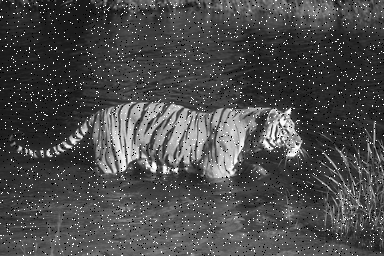
#> input picture Modulo1/Imagens De Teste/108073.png, 384 x 256 px; its folder holds only this picture in this run
$ python view.py
#> lines starting #> are read from the running program, lines starting #| are printed output that depends on the picture
#> the answer given: Imagens De Teste/108073.png
### Modulo1/moduloProcessamento.py
from PIL import Image
import numpy as np
import math

global media
media = np.array([[1/9,1/9,1/9],[1/9,1/9,1/9],[1/9,1/9,1/9]])
#media = np.array([[1/49,1/49,1/49,1/49,1/49,1/49,1/49],[1/49,1/49,1/49,1/49,1/49,1/49,1/49],[1/49,1/49,1/49,1/49,1/49,1/49,1/49],[1/49,1/49,1/49,1/49,1/49,1/49,1/49],[1/49,1/49,1/49,1/49,1/49,1/49,1/49],[1/49,1/49,1/49,1/49,1/49,1/49,1/49],[1/49,1/49,1/49,1/49,1/49,1/49,1/49]])
#media = np.array([[1/21,1/21,1/21],[1/21,1/21,1/21],[1/21,1/21,1/21],[1/21,1/21,1/21],[1/21,1/21,1/21],[1/21,1/21,1/21],[1/21,1/21,1/21]])

global sobelVertical
sobelVertical = np.array([[1,2,1],[0,0,0],[-1,-2,-1]]) #Detecta bordas horizontais
global sobelHorizontal
sobelHorizontal = np.array([[1,0,-1], [2,0,-2], [1,0,-1]])#Detecta bordas verticais

##########################################################################################
def leImagem(caminhoArquivo):

	#Função para ler a imagem
	#A função open abre o arquivo só em mode de leitura
	#Para manipular será preciso fazer uma cópia da imagem

#> called with caminhoArquivo = 'Imagens De Teste/108073.png'
	return Image.open(caminhoArquivo)
#> returned value is the input picture: PIL image 384x256 RGB; min 0, max 255, mean 74.9


##########################################################################################
def imagemToArray(imagem):
	#Função para ter acesso ao array da imagem
	return np.asarray(imagem)


##########################################################################################
def arrayToImagem(array):
	#Função para converter o array para imagem
	#return Image.fromarray(array, mode='RGB')

	im = Image.fromarray(array, mode='RGB')

	return im


##########################################################################################
def exibeImagem(imagem):
	#Função para exibir imagem
	imagem.show()


##########################################################################################
# [5 lines left out: function salvaImagem, not called in this run]


##########################################################################################
def RGBtoYIQ(imagemRGB, largura, altura):
	#Função que converte imagens do padrão RGB para o padrão YIQ

	imagemYIQ = imagemRGB.copy()
	imagemYIQ = imagemYIQ.astype(float)

	for i in range(altura):
		for j in range(largura):
			imagemYIQ[i][j][0] = 0.299*imagemRGB[i][j][0] + 0.587*imagemRGB[i][j][1] + 0.114*imagemRGB[i][j][2]
			imagemYIQ[i][j][1] = 0.596*imagemRGB[i][j][0] - 0.274*imagemRGB[i][j][1] - 0.322*imagemRGB[i][j][2]
			imagemYIQ[i][j][2] = 0.211*imagemRGB[i][j][0] - 0.523*imagemRGB[i][j][1] + 0.312*imagemRGB[i][j][2]

	return imagemYIQ


##########################################################################################
# [606 lines left out: functions YIQtoRGB, bandaIndividual, monocromatica, negativoRGB, negativoYIQ, controleDeBrilhoAditivoRGB and 9 more, not called in this run]

### Modulo1/view.py
import os
from tkinter import Tk
from tkinter.filedialog import askopenfilename
import numpy as np
from PIL import Image

import moduloProcessamento as mp

def main():
	print('Escolha a imagem!')

	#Para selecionar o arquivo por GUI#
	Tk().withdraw()
	caminhoArquivoOriginal = askopenfilename()
	#Para selecionar o arquivo por GUI#

	imagemOriginal = mp.leImagem(caminhoArquivoOriginal)
	mp.exibeImagem(imagemOriginal)
	arrayImagemOriginal = mp.imagemToArray(imagemOriginal)

	altura = len(arrayImagemOriginal)
#> altura = 256
	largura = len(arrayImagemOriginal[0])
#> largura = 384

	imagemModificada = None
	arrayImagemModificada = None

	run = True
	imagemModificaIsRGB = True

	while run:
		print('\t\t\t\tMenu\n')
		print('1 - Converter para YIQ')
		print('2 - Converter para RGB')
		print('3 - Imagem com banda individual colorida')
		print('4 - Imagem com banda individual monocromática')
		print('5 - Imagem negativa')
		print('6 - Controle de brilho aditivo')
		print('7 - Controle de brilho multiplicativo')
		print('8 - Convolução mxn')
		print('9 - Filtro mediana')
		print('10 - Limiarização')
		print('11 - Salvar a imagem modificada')
		print('12 - Encerrar programa')

		opcao = int(input('Escolha a opção: '))

		if opcao == 1:
			arrayImagemModificada = mp.RGBtoYIQ(arrayImagemOriginal, largura, altura)
			imagemModificada = mp.arrayToImagem(arrayImagemModificada)
			mp.exibeImagem(imagemModificada)
			imagemModificaIsRGB = False

		elif opcao == 2:
			arrayImagemModificada = mp.YIQtoRGB(arrayImagemModificada, largura, altura)
			imagemModificada = mp.arrayToImagem(arrayImagemModificada)
			mp.exibeImagem(imagemModificada)
			imagemModificaIsRGB = True

		elif opcao == 3:
			banda = input('Para qual banda? ')
			arrayImagemModificada = mp.bandaIndividual(arrayImagemOriginal, largura, altura, banda)
			imagemModificada = mp.arrayToImagem(arrayImagemModificada)
			mp.exibeImagem(imagemModificada)

		elif opcao == 4:
			banda = input('Para qual banda? ')
			arrayImagemModificada = mp.monocromatica(arrayImagemOriginal, largura, altura, banda)
			imagemModificada = mp.arrayToImagem(arrayImagemModificada)
			mp.exibeImagem(imagemModificada)

		elif opcao == 5: #Negativo
			if imagemModificaIsRGB is True:
				arrayImagemModificada = mp.negativoRGB(arrayImagemOriginal, largura, altura)
				imagemModificada = mp.arrayToImagem(arrayImagemModificada)
				mp.exibeImagem(imagemModificada)

			else:
				arrayImagemModificada = mp.negativoYIQ(arrayImagemModificada, largura, altura)
				imagemModificada = mp.arrayToImagem(arrayImagemModificada)
				mp.exibeImagem(imagemModificada)

		elif opcao == 6: #BrilhoAditivo
			fator = int(input('Qual o fator de adição? '))

			if imagemModificaIsRGB is True:
				arrayImagemModificada = mp.controleDeBrilhoAditivoRGB(arrayImagemOriginal, largura, altura, fator)
				imagemModificada = mp.arrayToImagem(arrayImagemModificada)
				mp.exibeImagem(imagemModificada)

			else:
				arrayImagemModificada = mp.controleDeBrilhoAditivoYIQ(arrayImagemModificada, largura, altura, fator)
				imagemModificada = mp.arrayToImagem(arrayImagemModificada)
				mp.exibeImagem(imagemModificada)


		elif opcao == 7: #Brilho Multiplicativo
			fator = float(input('Qual o fator de multiplicação? '))

			if imagemModificaIsRGB is True:
				arrayImagemModificada = mp.controleDeBrilhoMultiplicativoRGB(arrayImagemOriginal, largura, altura, fator)
				imagemModificada = mp.arrayToImagem(arrayImagemModificada)
				mp.exibeImagem(imagemModificada)

			else:
				arrayImagemModificada = mp.controleDeBrilhoMultiplicativoYIQ(arrayImagemModificada, largura, altura, fator)
				imagemModificada = mp.arrayToImagem(arrayImagemModificada)
				mp.exibeImagem(imagemModificada)

		elif opcao == 8: #Convolução
			mascara = input('Qual é a máscara? ')

			if imagemModificaIsRGB is True:
				arrayImagemModificada = mp.convolucaoRGB(arrayImagemOriginal, largura, altura, mascara)
				imagemModificada = mp.arrayToImagem(arrayImagemModificada)
				mp.exibeImagem(imagemModificada)

			else:
				arrayImagemModificada = mp.convolucaoYIQ(arrayImagemModificada, largura, altura, mascara)
				imagemModificada = mp.arrayToImagem(arrayImagemModificada)
				mp.exibeImagem(imagemModificada)


		elif opcao == 9: #Medianas
			m = int(input('Qual é a qtd de linhas? '))
			n = int(input('Qual é a qtd de colunas? '))

			if imagemModificaIsRGB is True:
				arrayImagemModificada = mp.filtroMedianaRGB(arrayImagemOriginal, largura, altura, m, n)
				imagemModificada = mp.arrayToImagem(arrayImagemModificada)
				mp.exibeImagem(imagemModificada)

			else:
				arrayImagemModificada = mp.filtroMedianaYIQ(arrayImagemModificada, largura, altura, m, n)
				imagemModificada = mp.arrayToImagem(arrayImagemModificada)
				mp.exibeImagem(imagemModificada)

		elif opcao == 10:
			limiar = int(input('Qual é o limiar? '))
			banda = input('Para qual banda? ')

			if imagemModificaIsRGB is True:
				arrayImagemModificada = mp.limiarizacaoRGB(arrayImagemOriginal, largura, altura, limiar, banda)
				imagemModificada = mp.arrayToImagem(arrayImagemModificada)
				mp.exibeImagem(imagemModificada)

			else:
				arrayImagemModificada = mp.limiarizacaoYIQ(arrayImagemModificada, largura, altura, limiar)
				imagemModificada = mp.arrayToImagem(arrayImagemModificada)
				mp.exibeImagem(imagemModificada)

		elif opcao == 11:
			print('Salvando...')
			mp.salvaImagem(imagemModificada, caminhoArquivoOriginal)

		elif opcao == 12:
			print('Encerrando...')
			run = False
		else:
			print('Opção inválida!')
#> this loop made 7 passes; the answer given on pass 1: 1
#> pass 1, in main, `arrayImagemModificada = mp.RGBtoYIQ(arrayImagemOriginal, largura, altu..`:
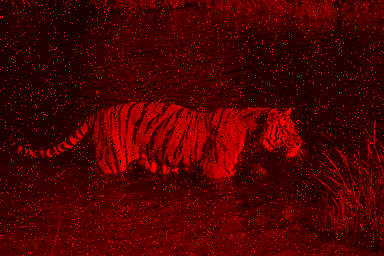
#> arrayImagemModificada: shape (256, 384, 3) float64; mean R, G, B 74.9, 0, 0; drawn with min black and max white
#> pass 1, in arrayToImagem, `im = Image.fromarray(array, mode='RGB')`:
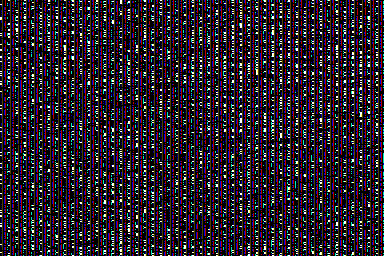
#> im: PIL image 384x256 RGB; mean R, G, B 43.4, 32.7, 45.7

#############################################################################

if __name__ == '__main__':
#> (the run stopped early here; a loop or call above may not have finished)
